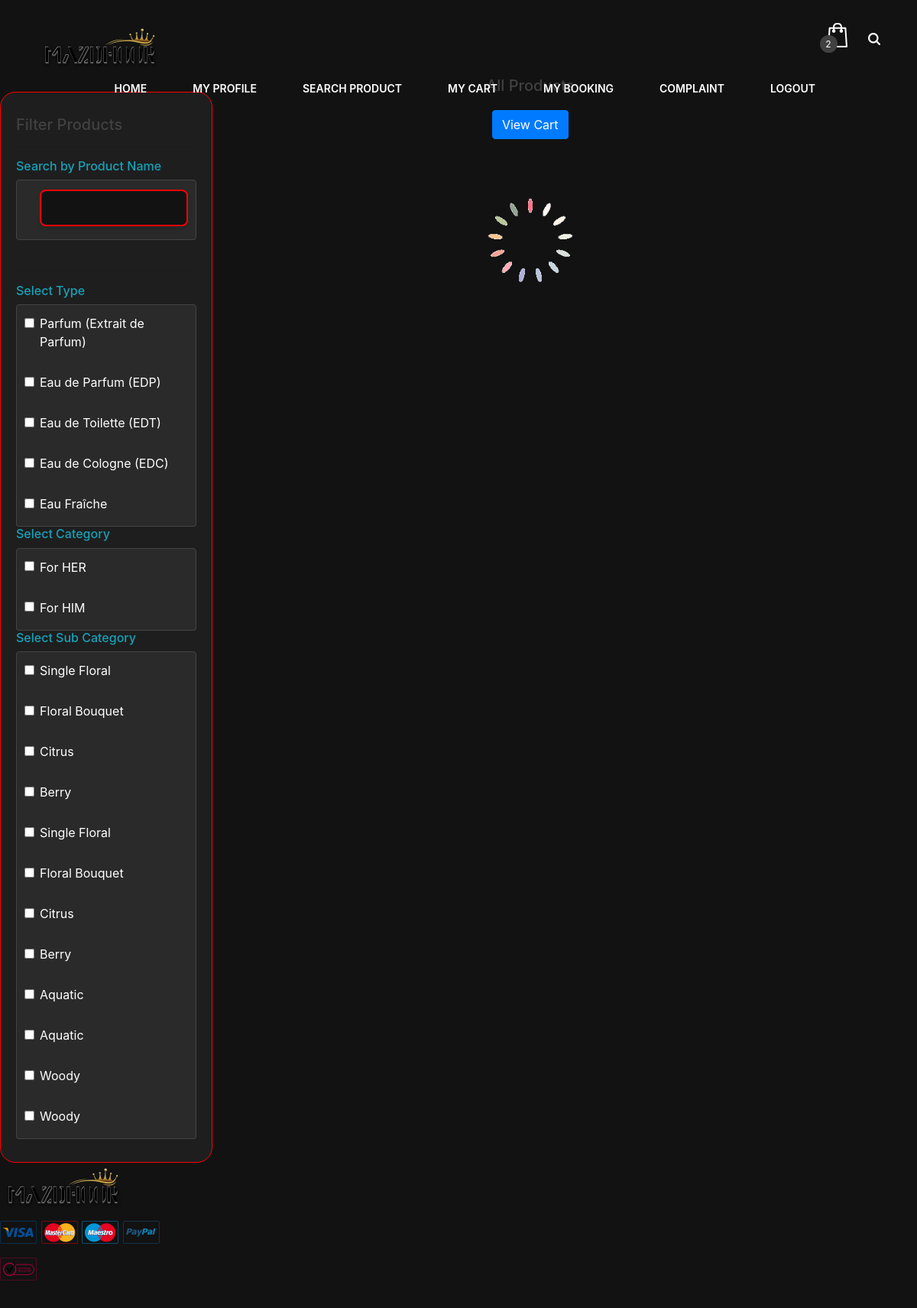
Screenshot of /Project/User/SearchProduct.php (signed in) with the database file from the repository.
### tables this page shows
CREATE TABLE `tbl_type` (
  `type_id` int(11) NOT NULL,
  `type_name` varchar(50) NOT NULL
);

CREATE TABLE `tbl_category` (
  `category_id` int(11) NOT NULL,
  `category_name` varchar(100) NOT NULL
);

CREATE TABLE `tbl_subcategory` (
  `subCategory_id` int(11) NOT NULL,
  `subCategory_name` varchar(100) NOT NULL,
  `category_id` int(11) NOT NULL
);

### Project/User/SearchProduct.php (the view, shortened to what this page needs)
<?php
include("../Assets/Connection/Connection.php");
include("Head.php");
?>
<!DOCTYPE html>
<html lang="en">
<head>
    <link rel="stylesheet" href="../Assets/Templates/Search/bootstrap.min.css">
</head>
<body onload="productCheck()">
    <div class="container-fluid">
        <div class="row">
            <div class="col-lg-3 filter-section">
                <h5>Filter Products</h5>
                <hr>
                    <h6 class="text-info">Search by Product Name</h6>
                    <ul class="list-group">
                        <li class="list-group-item">
                            <div class="form-check">
                                <label class="form-check-label">
                                    <input type="text" onkeyup="productCheck()" class="product_check stylish-textbox" id="txt_name">
                                </label>
                            </div>
                        </li>
                    </ul>
                    <br />
                <hr>
                <h6 class="text-info">Select Type</h6>
                <ul class="list-group">
                    <?php
                    $seltype = "SELECT * from tbl_type";
                    $result = $conn->query($seltype);
                    while ($row = $result->fetch_assoc()) {
                    ?>
                    <li class="list-group-item">
                        <div class="form-check">
                            <label class="form-check-label">
                                <input type="checkbox" id="type" onclick="productCheck()" class="form-check-input product_check" value="<?php echo $row["type_id"]; ?>"><?php echo $row["type_name"]; ?>
                            </label>
                        </div>
                    </li>
                    <?php } ?>
                </ul>
                <h6 class="text-info">Select Category</h6>
                <ul class="list-group">
                    <?php
                    $selCat = "SELECT * from tbl_category";
                    $result = $conn->query($selCat);
                    while ($row = $result->fetch_assoc()) {
                    ?>
                    <li class="list-group-item">
                        <div class="form-check">
                            <label class="form-check-label">
                                <input type="checkbox" id="category" onclick="changeSub(),productCheck()" class="form-check-input product_check" value="<?php echo $row["category_id"]; ?>"><?php echo $row["category_name"]; ?>
                            </label>
                        </div>
                    </li>
                    <?php } ?>
                </ul>
                <h6 class="text-info">Select Sub Category</h6>
                <ul class="list-group" id="subcat">
                    <?php
                    $selSubCat = "SELECT * from tbl_subcategory";
                    $resultsc = $conn->query($selSubCat);
                    while ($rowsc = $resultsc->fetch_assoc()) {
                    ?>
                    <li class="list-group-item">
                        <div class="form-check">
                            <label class="form-check-label">
                                <input type="checkbox" id="subcategory" onchange="productCheck()" class="form-check-input product_check" value="<?php echo $rowsc["subCategory_id"]; ?>"><?php echo $rowsc["subCategory_name"]; ?>
                            </label>
                        </div>
                    </li>
                    <?php } ?>
                </ul>
            </div>
            <div class="col-lg-9">
                <h5 class="text-center" id="textChange">All Products</h5>
                <div class="view-cart-button text-center">
                    <a href="MyCart.php" class="btn btn-primary">View Cart</a>
                </div>
                <hr>
                <div class="text-center">
                    <img src="../Assets/Templates/Search/loader.gif" id="loader" width="200" />
                </div>
            </div>
        </div>
    </div>
</body>
<?php
include("Foot.php");
?>
</html>

### Project/User/Head.php (shortened to what this page needs)
<!DOCTYPE html>
<html lang="zxx">
<head>
	<link rel="stylesheet" href="../Assets/Templates/User/Main/css/bootstrap.min.css"/>
	<link rel="stylesheet" href="../Assets/Templates/User/Main/css/font-awesome.min.css"/>
	<link rel="stylesheet" href="../Assets/Templates/User/Main/css/owl.carousel.css"/>
	<link rel="stylesheet" href="../Assets/Templates/User/Main/css/style.css"/>
	<link rel="stylesheet" href="../Assets/Templates/User/Main/css/animate.css"/>
</head>
<body>
	<header class="header-section">
		<div class="container-fluid">
			<div class="site-logo">
			<a href="index.php" class="card-bag"><img src="../Assets/Templates/User/Main/img/logo (2).png" alt="logo"></a>
			</div>
			<div class="header-right">
				<a href="MyCart.php" class="card-bag"><img src="../Assets/Templates/User/Main/img/icons/bag.png" alt=""><span>2</span></a>
				<a href="#" class="search"><img src="../Assets/Templates/User/Main/img/icons/search.png" alt=""></a>
			</div>
			<ul class="main-menu">
				<li><a href="HomePage.php">Home</a></li>
				<li><a href="Myprofile.php">My Profile</a></li>
				<li><a href="SearchProduct.php">Search Product</a></li>
				<li><a href="MyCart.php">My Cart</a></li>
				<li><a href="MyBooking.php">My Booking</a></li>
				<li><a href="complaint.php">Complaint</a></li>
				<li><a href="Logout.php">Logout</a></li>
			</ul>
		</div>
	</header>

### Project/User/Foot.php (shortened to what this page needs)
<section>
		<div>
			<div class="row">
				<div class="col-lg-3 col-md-8 col-sm-12">
					<img src="../Assets/Templates/User/Main/img/logo (2).png" class="footer-logo" alt="">
					<div class="footer-widget about-widget">
						<div class="cards">
							<img src="../Assets/Templates/User/Main/img/cards/5.png" alt="">
							<img src="../Assets/Templates/User/Main/img/cards/4.png" alt="">
							<img src="../Assets/Templates/User/Main/img/cards/3.png" alt="">
							<img src="../Assets/Templates/User/Main/img/cards/2.png" alt="">
							<img src="../Assets/Templates/User/Main/img/cards/1.png" alt="">
						</div>
					</div>
				</div>
			</div>
		</div>
	</section>
    </body>
</html>

### Project/Assets/Templates/User/Main/css/style.css (style rules this page uses)
html, body { height: 100%; font-family: 'Raleway', sans-serif; -webkit-font-smoothing: antialiased; font-smoothing: antialiased; }
h1, h2, h3, h4, h5, h6 { margin: 0; font-weight: 500; color: #414141; }
h5 { font-size: 18px; }
h6 { font-size: 16px; }
img { max-width: 100%; }
ul, ol { padding: 0; margin: 0; }
.header-section { position: absolute; width: 100%; padding: 30px 33px 0; left: 0; top: 0; z-index: 99; }
.site-logo { display: inline-block; padding-top: 0; float: left; }
.main-menu { list-style: none; margin: 0 auto; display: block; float: right; margin-right: 450px; }
.main-menu li { display: inline; float: left; }
.main-menu li a { display: inline-block; font-size: 14px; text-transform: uppercase; font-weight: 600; color: #fff; padding: 8px 5px 0; margin-left: 50px; }
.header-right { float: right; }
.header-right a { display: inline-block; }
.header-right .card-bag { position: relative; text-align: center; }
.header-right .card-bag span { position: absolute; width: 23px; height: 23px; left: -7px; bottom: -7px; padding-top: 3px; border-radius: 50px; background: #414141; font-size: 12px; color: #fff; }
.header-right .search { margin-left: 20px; }
.header-right .search img { padding-top: 10px; }
.footer-widget { margin-bottom: 50px; }
.about-widget .cards img { margin-right: 1px; }
@media only screen and (max-width: 1527px) { .main-menu { margin-right: 290px; } }
@media only screen and (max-width: 1350px) { .main-menu { margin-right: 80px; } }

### Project/User/SearchProduct.php (style rules this page uses)
body { background-color: #121212; color: #ffffff; padding:90px; margin-left:-90px; margin-top: 10px }
.filter-section { padding: 30px 20px; border: 1px solid red; border-radius: 20px; margin-top: 20px; background-color: #1e1e1e; }
.form-check { margin-bottom: 5px; }
.list-group-item { padding: 12px 10px; background-color: #2a2a2a; border-color: #444; color: #ffffff; }
#loader { display: none; }
.view-cart-button { margin-top: 20px; }
.btn-primary { background-color: #007bff; border-color: #007bff; }
.stylish-textbox { width: 100%; padding: 10px; border: 2px solid red; border-radius: 8px; font-size: 16px; color: white; background-color: #121212; box-shadow: 0px 4px 6px rgba(0, 0, 0, 0.1); transition: border-color 0.3s ease, box-shadow 0.3s ease; }
.stylish-textbox::placeholder { color: #888; font-style: italic; }

### rows the page displays
tbl_type: type_name "Parfum (Extrait de Parfum)"
tbl_type: type_name "Eau de Parfum (EDP)"
tbl_type: type_name "Eau de Toilette (EDT)"
tbl_type: type_name "Eau de Cologne (EDC)"
tbl_type: type_name "Eau Fraîche"
tbl_category: category_name "For HER"
tbl_category: category_name "For HIM"
tbl_subcategory: subCategory_name "Single Floral"
tbl_subcategory: subCategory_name "Floral Bouquet"
tbl_subcategory: subCategory_name "Citrus"
tbl_subcategory: subCategory_name "Berry"
tbl_subcategory: subCategory_name "Single Floral"
tbl_subcategory: subCategory_name "Floral Bouquet"
tbl_subcategory: subCategory_name "Citrus"
tbl_subcategory: subCategory_name "Berry"
tbl_subcategory: subCategory_name "Aquatic"
tbl_subcategory: subCategory_name "Aquatic"
tbl_subcategory: subCategory_name "Woody"
tbl_subcategory: subCategory_name "Woody"
